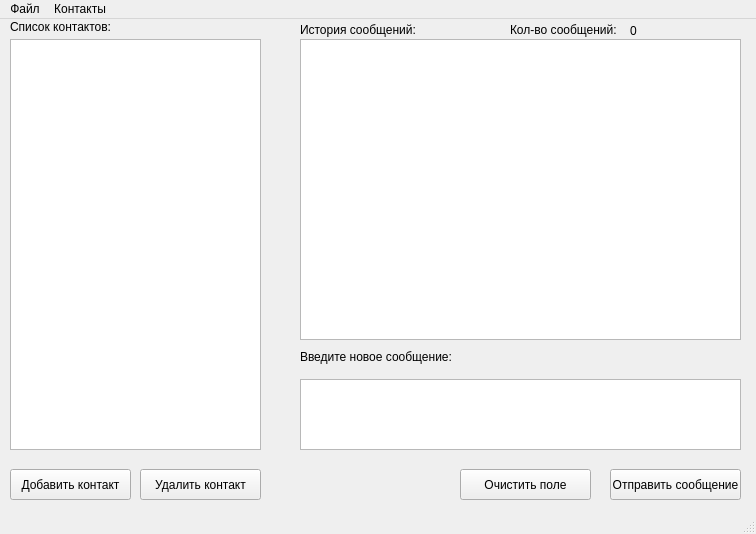
<?xml version="1.0" encoding="UTF-8"?>
<ui version="4.0">
 <class>MainClientWindow</class>
 <widget class="QMainWindow" name="MainClientWindow">
  <property name="geometry">
   <rect>
    <x>0</x>
    <y>0</y>
    <width>756</width>
    <height>534</height>
   </rect>
  </property>
  <property name="minimumSize">
   <size>
    <width>756</width>
    <height>534</height>
   </size>
  </property>
  <property name="windowTitle">
   <string>Чат Программа alpha release</string>
  </property>
  <widget class="QWidget" name="centralwidget">
   <widget class="QLabel" name="label_contacts">
    <property name="geometry">
     <rect>
      <x>10</x>
      <y>0</y>
      <width>101</width>
      <height>16</height>
     </rect>
    </property>
    <property name="text">
     <string>Список контактов:</string>
    </property>
   </widget>
   <widget class="QPushButton" name="btn_add_contact">
    <property name="geometry">
     <rect>
      <x>10</x>
      <y>450</y>
      <width>121</width>
      <height>31</height>
     </rect>
    </property>
    <property name="text">
     <string>Добавить контакт</string>
    </property>
   </widget>
   <widget class="QPushButton" name="btn_remove_contact">
    <property name="geometry">
     <rect>
      <x>140</x>
      <y>450</y>
      <width>121</width>
      <height>31</height>
     </rect>
    </property>
    <property name="text">
     <string>Удалить контакт</string>
    </property>
   </widget>
   <widget class="QLabel" name="label_history">
    <property name="geometry">
     <rect>
      <x>300</x>
      <y>0</y>
      <width>391</width>
      <height>21</height>
     </rect>
    </property>
    <property name="text">
     <string>История сообщений:</string>
    </property>
   </widget>
   <widget class="QTextEdit" name="text_message">
    <property name="geometry">
     <rect>
      <x>300</x>
      <y>360</y>
      <width>441</width>
      <height>71</height>
     </rect>
    </property>
   </widget>
   <widget class="QLabel" name="label_new_message">
    <property name="geometry">
     <rect>
      <x>300</x>
      <y>330</y>
      <width>171</width>
      <height>16</height>
     </rect>
    </property>
    <property name="text">
     <string>Введите новое сообщение:</string>
    </property>
   </widget>
   <widget class="QListView" name="list_contacts">
    <property name="geometry">
     <rect>
      <x>10</x>
      <y>20</y>
      <width>251</width>
      <height>411</height>
     </rect>
    </property>
   </widget>
   <widget class="QListView" name="list_messages">
    <property name="geometry">
     <rect>
      <x>300</x>
      <y>20</y>
      <width>441</width>
      <height>301</height>
     </rect>
    </property>
   </widget>
   <widget class="QPushButton" name="btn_send">
    <property name="geometry">
     <rect>
      <x>610</x>
      <y>450</y>
      <width>131</width>
      <height>31</height>
     </rect>
    </property>
    <property name="text">
     <string>Отправить сообщение</string>
    </property>
   </widget>
   <widget class="QPushButton" name="btn_clear">
    <property name="geometry">
     <rect>
      <x>460</x>
      <y>450</y>
      <width>131</width>
      <height>31</height>
     </rect>
    </property>
    <property name="text">
     <string>Очистить поле</string>
    </property>
   </widget>
   <widget class="QLabel" name="label_message_quantities">
    <property name="enabled">
     <bool>true</bool>
    </property>
    <property name="geometry">
     <rect>
      <x>510</x>
      <y>1</y>
      <width>121</width>
      <height>20</height>
     </rect>
    </property>
    <property name="text">
     <string>Кол-во сообщений:</string>
    </property>
   </widget>
   <widget class="QLabel" name="text_message_quantities">
    <property name="geometry">
     <rect>
      <x>630</x>
      <y>2</y>
      <width>121</width>
      <height>20</height>
     </rect>
    </property>
    <property name="text">
     <string>0</string>
    </property>
   </widget>
  </widget>
  <widget class="QMenuBar" name="menubar">
   <property name="geometry">
    <rect>
     <x>0</x>
     <y>0</y>
     <width>756</width>
     <height>21</height>
    </rect>
   </property>
   <widget class="QMenu" name="menu">
    <property name="title">
     <string>Файл</string>
    </property>
    <addaction name="menu_exit"/>
   </widget>
   <widget class="QMenu" name="menu_2">
    <property name="title">
     <string>Контакты</string>
    </property>
    <addaction name="menu_add_contact"/>
    <addaction name="menu_del_contact"/>
    <addaction name="separator"/>
   </widget>
   <addaction name="menu"/>
   <addaction name="menu_2"/>
  </widget>
  <widget class="QStatusBar" name="statusBar"/>
  <action name="menu_exit">
   <property name="text">
    <string>Выход</string>
   </property>
  </action>
  <action name="menu_add_contact">
   <property name="text">
    <string>Добавить контакт</string>
   </property>
  </action>
  <action name="menu_del_contact">
   <property name="text">
    <string>Удалить контакт</string>
   </property>
  </action>
 </widget>
 <resources/>
 <connections>
  <connection>
   <sender>btn_clear</sender>
   <signal>clicked()</signal>
   <receiver>text_message</receiver>
   <slot>clear()</slot>
   <hints>
    <hint type="sourcelabel">
     <x>541</x>
     <y>481</y>
    </hint>
    <hint type="destinationlabel">
     <x>547</x>
     <y>416</y>
    </hint>
   </hints>
  </connection>
 </connections>
</ui>
